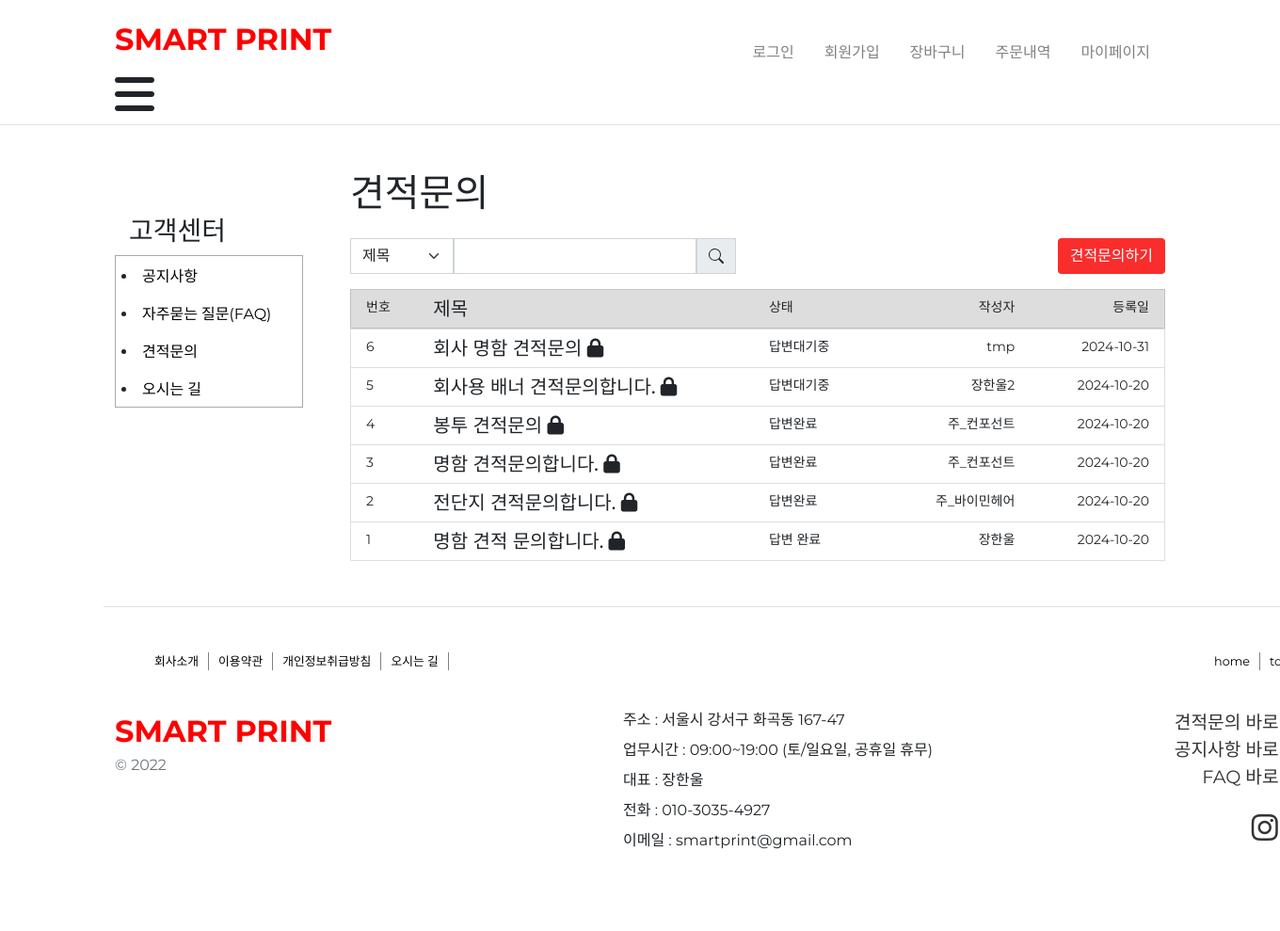
Screenshot of /board/quoteInquiry/ with the database file from the repository.
### board/models.py (models this page shows, shortened)
class QuoteInquiry(models.Model):
    STATUS_CHOICES = [
        ('답변대기중','답변대기중'),
        ('답변완료','답변완료')
    ]
    username = models.CharField(max_length=50)
    userLastNumber = models.IntegerField()
    userEmail = models.EmailField(validators=[EmailValidator()])
    title = models.CharField(max_length=50)
    content = models.TextField()
    status = models.CharField(max_length=20, default='답변대기중', choices=STATUS_CHOICES)
    createdTime = models.DateTimeField(auto_now_add=True)

### board/views.py (the view)
# urls.py: path('quoteInquiry/', views.quoteInquiry, name="quoteInquiry"),
def quoteInquiry(request):
    if request.method == "POST":
        try:
            id = request.POST.get('id')
            number = request.POST.get('number')
            if QuoteInquiry.objects.get(id=id).userLastNumber == int(number):
                return JsonResponse({'status': 'success', 'is_match': True})
            else :
                return JsonResponse({'status':'success', 'is_match':False})
        except Exception as e:
            return JsonResponse({'error': str(e)}, status=400)
    else :
        q = request.GET.get('q', '')
        searchType = request.GET.get('type', '')
        if q:
            if searchType == 'title':
                quote = QuoteInquiry.objects.filter(
                    title__icontains=q).order_by('-createdTime')
            elif searchType == 'writer':
                quote = QuoteInquiry.objects.filter(
                    username__icontains=q).order_by('-createdTime')
        else :
            quote = QuoteInquiry.objects.order_by('-createdTime')
        paginator = Paginator(quote, 20)
        page = request.GET.get('page','1')
        page_obj = paginator.get_page(page)
    return render(request, 'quoteInquiry.html', {'board':page_obj})

### board/templates/quoteInquiry.html (shortened to what this page needs)
{% extends 'head.html' %}
{% load static %}
{% load bootstrap4 %}
{%block css%}<link rel="stylesheet" type="text/css" href="{%static 'css/quote.css' %}">{%endblock%}
{% block content %}
    <div class="container mt-5 d-flex justify-content-center" style="min-width: 960px;">
        {% include 'boardSidebar.html' %}
        <div style="width: 80%;">
            <h1 class="mb-4">견적문의</h1>
            <div class="d-flex justify-content-between">
                <form class="d-flex" method="GET" action="{% url 'board:quoteInquiry' %}">
                    <select class="form-select rounded-0 no-focus-outline" name="type" style="width: 150px;">
                        <option value="title">제목</option>
                    </select>
                    <input type="text" class="form-control rounded-0 no-focus-outline" name="q">
                    <button type="submit" class="input-group-text rounded-0" id="basic-addon1">
                        <svg xmlns="http://www.w3.org/2000/svg" width="16" height="16" fill="currentColor" class="bi bi-search" viewBox="0 0 16 16">
                            <path d="M11.742 10.344a6.5 6.5 0 1 0-1.397 1.398h-.001q.044.06.098.115l3.85 3.85a1 1 0 0 0 1.415-1.414l-3.85-3.85a1 1 0 0 0-.115-.1zM12 6.5a5.5 5.5 0 1 1-11 0 5.5 5.5 0 0 1 11 0"/>
                        </svg>
                    </button>
                </form>
                <a href="{% url 'board:quoteWrite' %}" class="btn main-color mb-3">견적문의하기</a>
            </div>
            <div>
               <div class="list-group-item" style="background-color: #ddd;">
                    <div class="row">
                        <small class="col-1">번호</small>
                        <h5 class="col-5" style="margin:0;">제목</h5>
                        <small class="col-2">상태</small>
                        <small class="col-2 text-end">작성자</small>
                        <small class="col-2 text-end">등록일</small>
                    </div>
                </div>
            </div>
            {% for i in board %}
            {% if request.user.is_superuser %}
            <a  href="{% url 'board:quoteView' i.id %}" class="list-group-item list-group-item-action" id="{{i.id}}" style="cursor:pointer;">
                <div class="row">
                    <small class="col-1">{{i.id}}</small>
                    <h5 class="col-5" style="margin:0;">
                        {{i.title}}
                        <i class="fa-solid fa-lock"></i>
                    </h5>
                    <small class="col-2">{{i.status}}</small>
                    <small class="col-2 text-end">{{i.username}}</small>
                    <small class="col-2 text-end">{{i.createdTime|date:'Y-m-d'}}</small>
                </div>
            </a>
            {% else %}
            <div class="list-group-item list-group-item-action" id="{{i.id}}" onclick="return showWindow(this);" style="cursor:pointer;">
                <div class="row">
                    <small class="col-1">{{i.id}}</small>
                    <h5 class="col-5" style="margin:0;">
                        {{i.title}}
                        <i class="fa-solid fa-lock"></i>
                    </h5>
                    <small class="col-2">{{i.status}}</small>
                    <small class="col-2 text-end">{{i.username}}</small>
                    <small class="col-2 text-end">{{i.createdTime|date:'Y-m-d'}}</small>
                </div>
            </div>
            {% endif %}
            {% endfor %}
        </div>
    </div>
{% endblock %}

### static/css/base.css (style rules this page uses)
* { font-family: "Montserrat", sans-serif; font-optical-sizing: auto; font-style: normal; }
a { text-decoration:none !important ; color: #333; }
.main-color { background-color: #fa2d2d; color: #fff; }

### rows the page displays
QuoteInquiry: id "6", title "회사 명함 견적문의", status "답변대기중", username "tmp", createdTime "2024-10-31"
QuoteInquiry: id "5", title "회사용 배너 견적문의합니다.", status "답변대기중", username "장한울2", createdTime "2024-10-20"
QuoteInquiry: id "4", title "봉투 견적문의", status "답변완료", username "주_컨포선트", createdTime "2024-10-20"
QuoteInquiry: id "3", title "명함 견적문의합니다.", status "답변완료", username "주_컨포선트", createdTime "2024-10-20"
QuoteInquiry: id "2", title "전단지 견적문의합니다.", status "답변완료", username "주_바이민헤어", createdTime "2024-10-20"
QuoteInquiry: id "1", title "명함 견적 문의합니다.", status "답변 완료", username "장한울", createdTime "2024-10-20"
